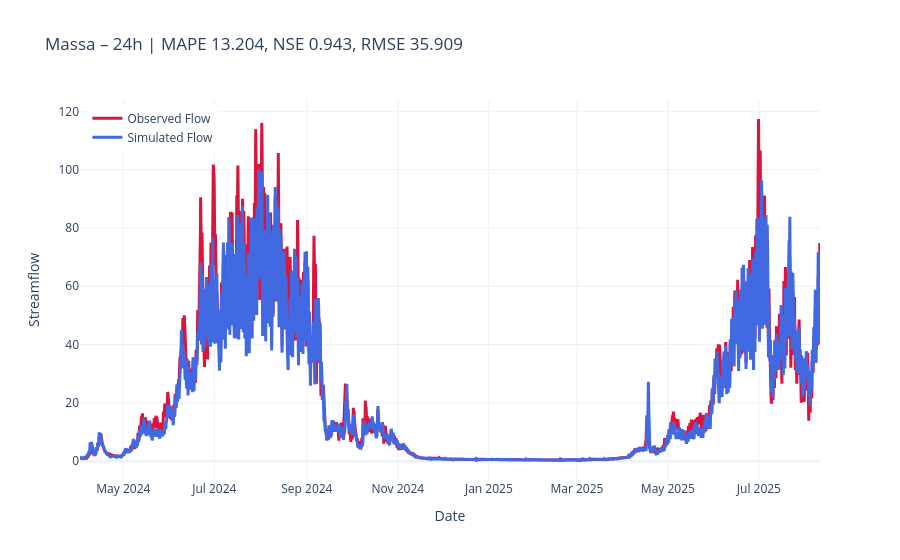

This figure's notebook cell:
### Markdown cell above
Code for 24h predictions:

### Code cell
from custom.functions.Plot import plot_forecast_24h, plot_forecast_horizon_24h,plot_forecast_horizon_series

xr_ds = results[basin]["1h"]["xr"]
title24 = f"Massa – {cfg.predict_last_n}h | MAPE {results[basin]['1h']['MAPE']:.3f}, NSE {results[basin]['1h']['NSE']:.3f}, RMSE {results[basin]['1h']['MSE']:.3f}"

# last forecast of the horizon vs obs
plot_forecast_24h(xr_ds, title=title24).show()
# All spaghetti forecasts
# plot_forecast_24h(xr_ds, mode="spaghetti").show()

### Figure 1 — Plotly figure (JSON) as saved in the notebook; plotly's stock layout.template omitted (floating-point values rounded to 4 significant figures; data arrays with more than 128 entries replaced by an {"elided": "..."} marker saying what was removed)
{"data": [{"line": {"color": "crimson", "width": 3}, "mode": "lines", "name": "Observed Flow", "type": "scatter", "x": {"elided": "11905 str values"}, "y": {"elided": "11905 float values"}}, {"line": {"color": "royalblue", "width": 3}, "marker": {"size": 6}, "mode": "lines", "name": "Simulated Flow", "type": "scatter", "x": {"elided": "11905 str values"}, "y": {"elided": "11905 float values"}}], "layout": {"hovermode": "x unified", "legend": {"x": 0.01, "xanchor": "left", "y": 0.99, "yanchor": "top"}, "title": {"text": "Massa – 24h | MAPE 13.204, NSE 0.943, RMSE 35.909"}, "xaxis": {"title": {"text": "Date"}}, "yaxis": {"title": {"text": "Streamflow"}}}}
